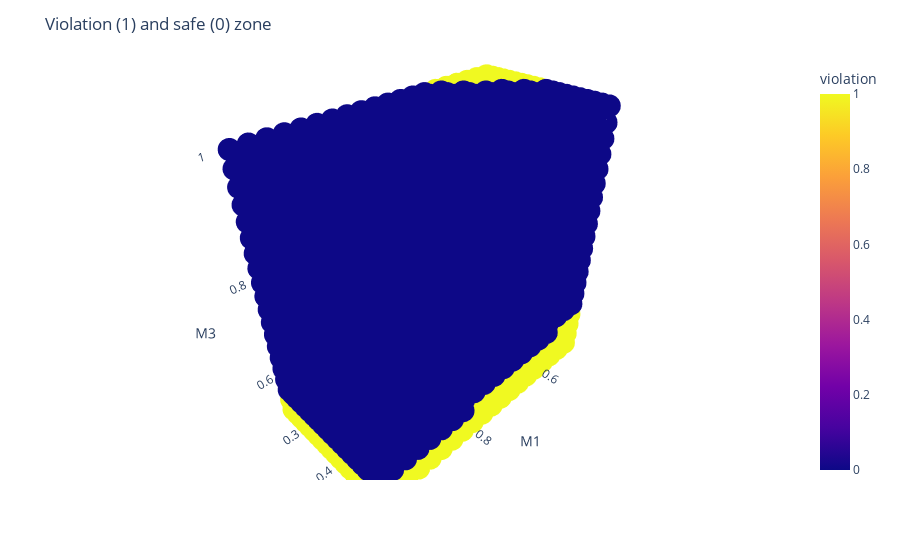

Notebook source saved alongside this figure:
### Markdown cell above
### Plot violation zone

### Code cell
import plotly.graph_objects as go
import plotly.express as px

#a) set ranges (e.g., light cannot be >1 or <0)
light_range_values = [minM1,maxM1] #min,max
floor_range_values = [minM2,maxM2] #min,max
object_range_values = [minM3,maxM3] #min,max

# Plot the scatter plot
fig = px.scatter_3d(df, x='M1', y='M2', z='M3', color=df['violation'])
fig.update_layout(title_text='Violation (1) and safe (0) zone')
fig.update_scenes(xaxis_range=light_range_values,
                  yaxis_range=floor_range_values,
                  zaxis_range=object_range_values)
fig.show()

### Figure 1 — Plotly figure (JSON) as saved in the notebook; plotly's stock layout.template omitted (floating-point values rounded to 4 significant figures; data arrays with more than 128 entries replaced by an {"elided": "..."} marker saying what was removed)
{"data": [{"hovertemplate": "M1=%{x}<br>M2=%{y}<br>M3=%{z}<br>violation=%{marker.color}<extra></extra>", "legendgroup": "", "marker": {"color": {"elided": "8000 int values"}, "coloraxis": "coloraxis", "symbol": "circle"}, "mode": "markers", "name": "", "scene": "scene", "showlegend": false, "type": "scatter3d", "x": {"elided": "8000 float values"}, "y": {"elided": "8000 float values"}, "z": {"elided": "8000 float values"}}], "layout": {"coloraxis": {"colorbar": {"title": {"text": "violation"}}, "colorscale": [[0, "#0d0887"], [0.1111, "#46039f"], [0.2222, "#7201a8"], [0.3333, "#9c179e"], [0.4444, "#bd3786"], [0.5556, "#d8576b"], [0.6667, "#ed7953"], [0.7778, "#fb9f3a"], [0.8889, "#fdca26"], [1, "#f0f921"]]}, "legend": {"tracegroupgap": 0}, "margin": {"t": 60}, "scene": {"domain": {"x": [0, 1], "y": [0, 1]}, "xaxis": {"range": [0.5, 1], "title": {"text": "M1"}}, "yaxis": {"range": [0.25, 0.5], "title": {"text": "M2"}}, "zaxis": {"range": [0.5, 1], "title": {"text": "M3"}}}, "title": {"text": "Violation (1) and safe (0) zone"}}}
